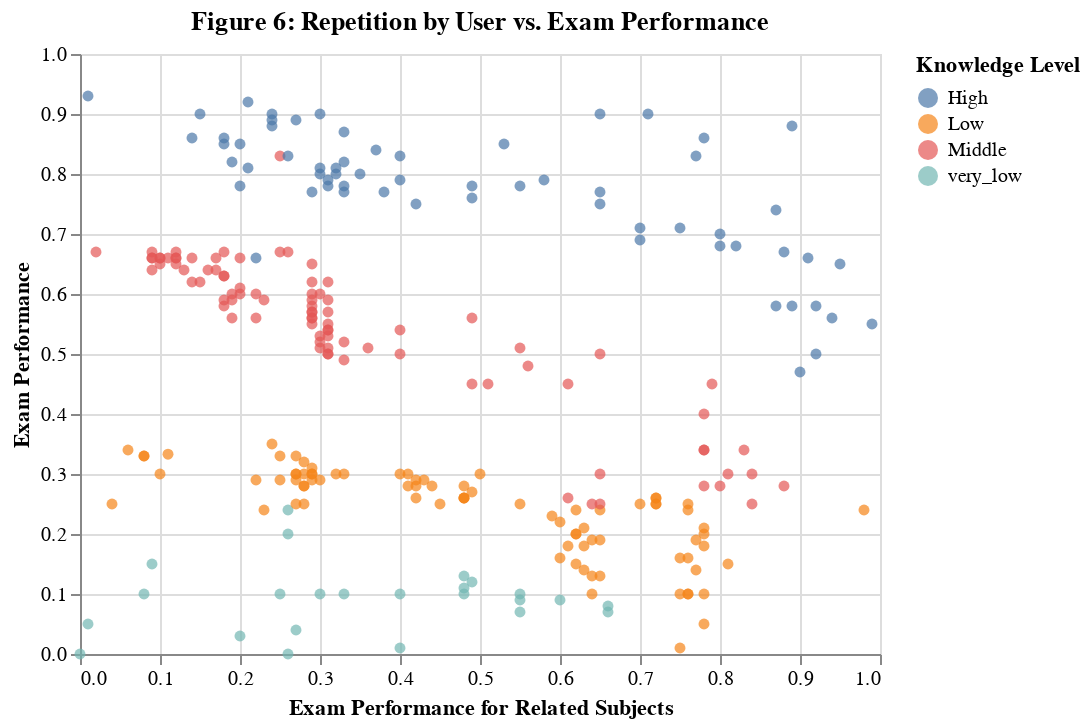

The cell this chart's notebook holds for it:
### Markdown cell above
### Exam Performance for Related Subjects vs. Exam Performance:

### Code cell
examPerf_examPerfRelatedTopics_plot = alt.Chart(knowledge_training_final, title = "Figure 6: Repetition by User vs. Exam Performance").mark_circle().encode(
    x=alt.X("exam_performance_for_related_subjects:Q", title="Exam Performance for Related Subjects"),  
    y=alt.Y("exam_performance:Q", title="Exam Performance"), 
    color=alt.Color("knowledge:N", title="Knowledge Level") 
)
examPerf_examPerfRelatedTopics_plot

### Figure 1 — Vega-Lite specification as saved in the notebook (floating-point values rounded to 4 significant figures; data arrays with more than 128 entries replaced by an {"elided": "..."} marker saying what was removed)
{"config": {"view": {"continuousWidth": 400, "continuousHeight": 300}}, "data": {"name": "data-848e488d9776585eaa4bac621f89d23c"}, "mark": "circle", "encoding": {"color": {"field": "knowledge", "title": "Knowledge Level", "type": "nominal"}, "x": {"field": "exam_performance_for_related_subjects", "title": "Exam Performance for Related Subjects", "type": "quantitative"}, "y": {"field": "exam_performance", "title": "Exam Performance", "type": "quantitative"}}, "title": "Figure 6: Repetition by User vs. Exam Performance", "$schema": "https://vega.github.io/schema/vega-lite/v4.17.0.json", "datasets": {"data-848e488d9776585eaa4bac621f89d23c": {"elided": "258 records"}}}
